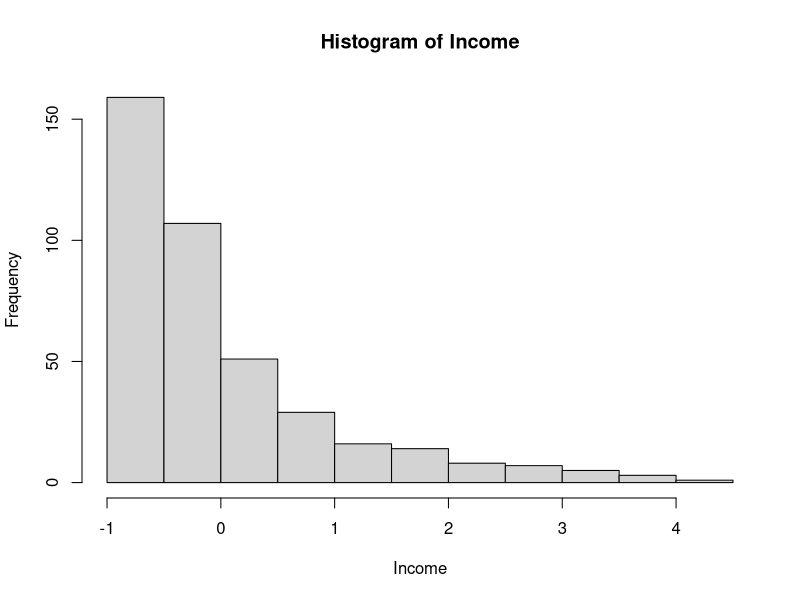
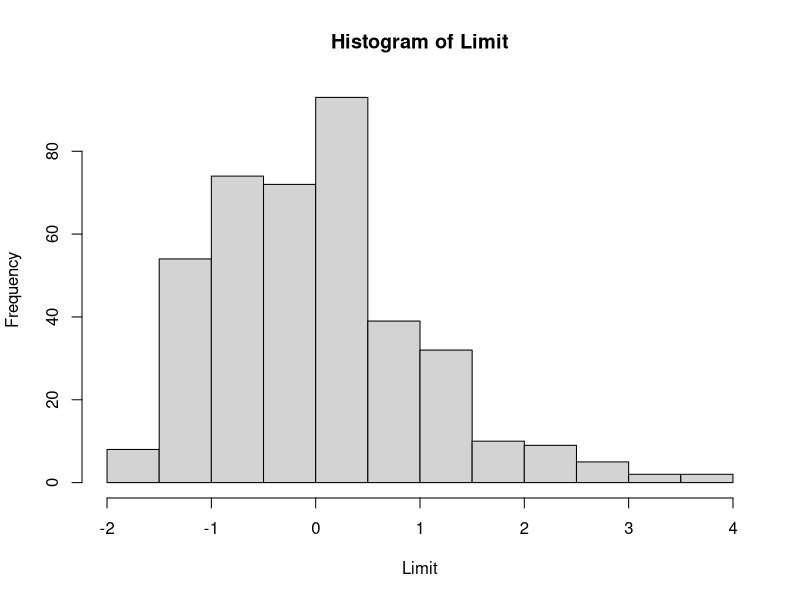
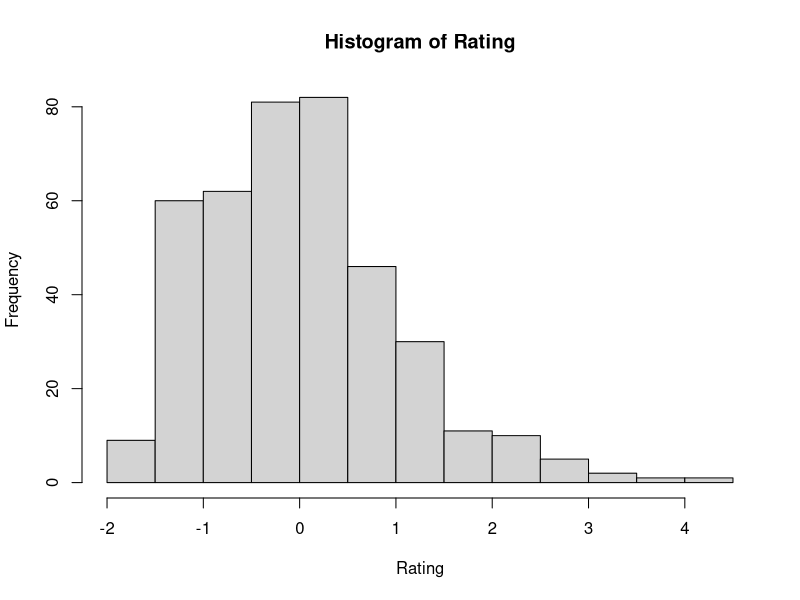
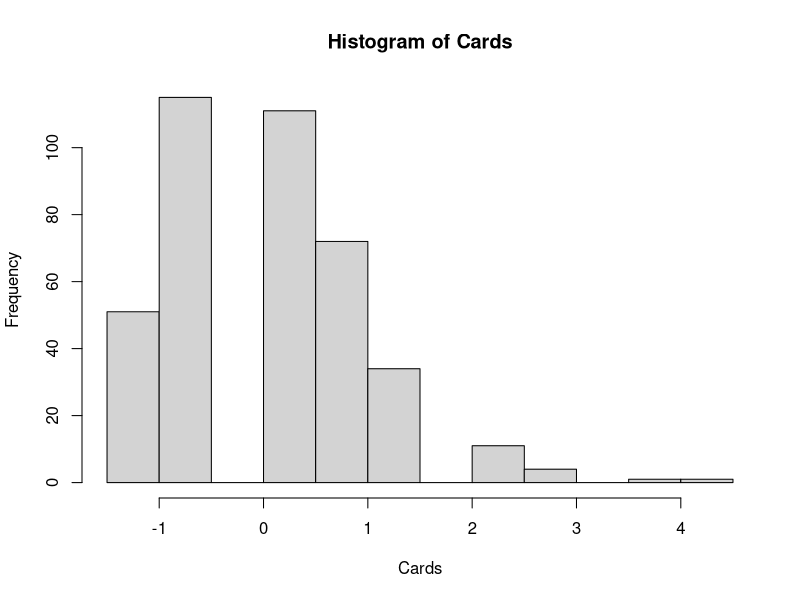
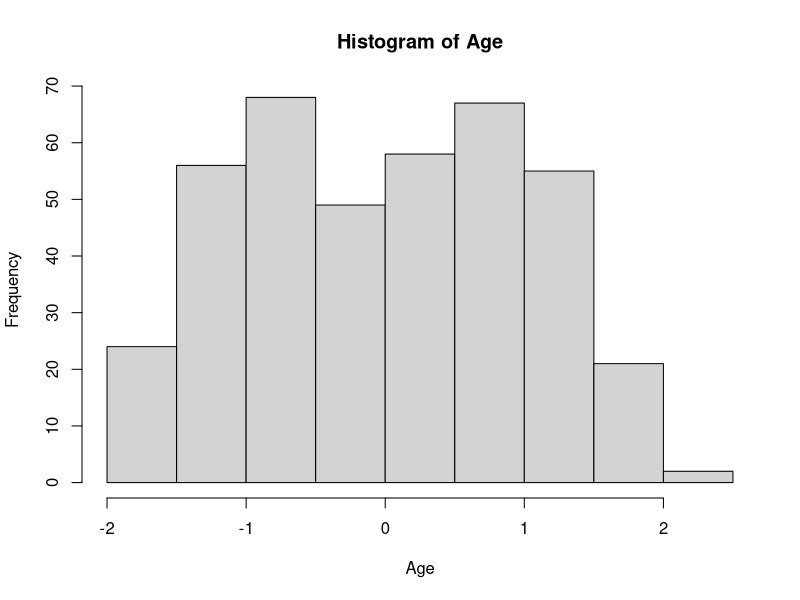
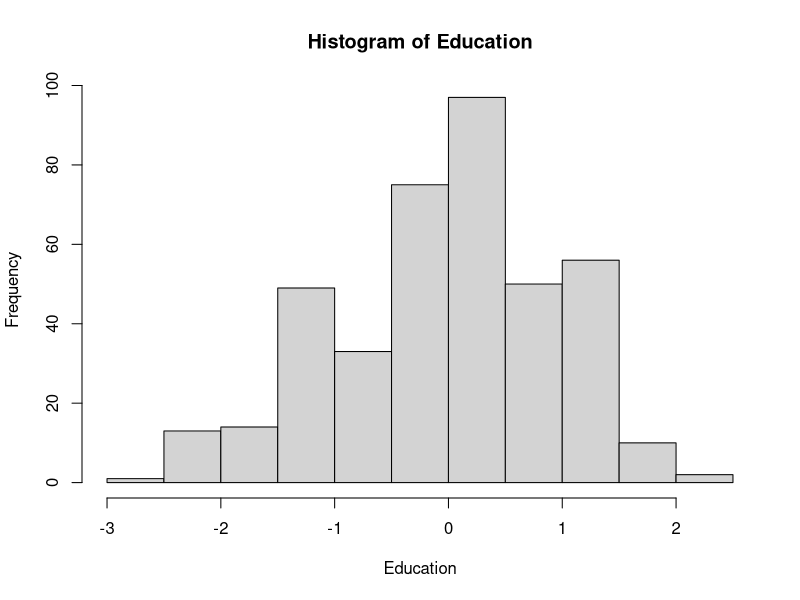
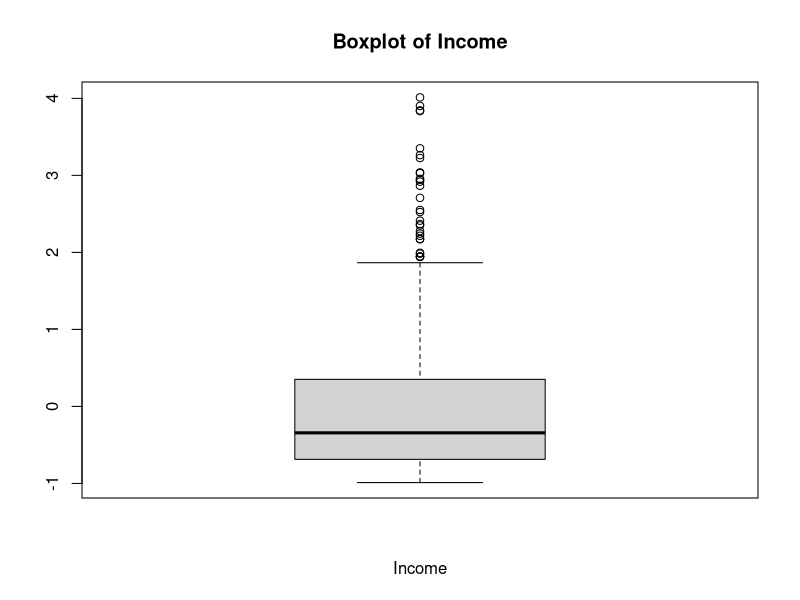
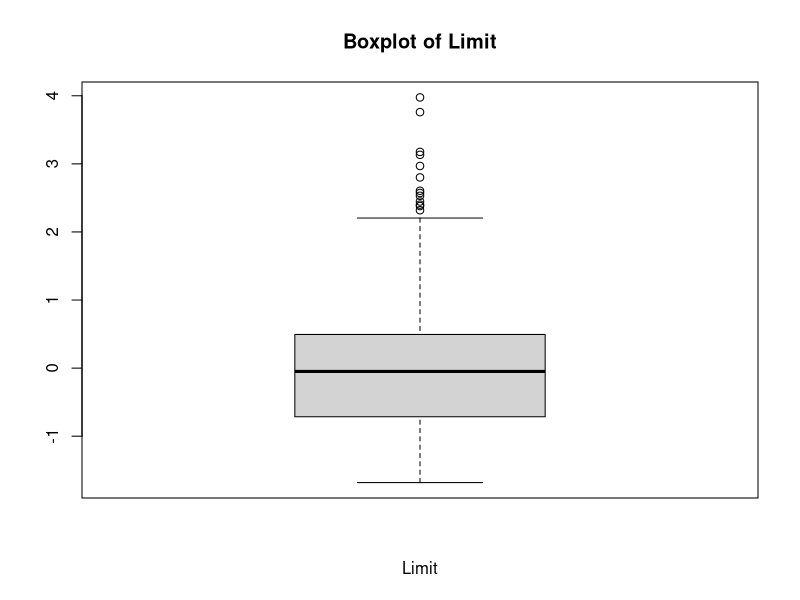

Here is the R script that generated these plots, in order: (Note: this script raises an error after producing the figures.)
credit <- read.csv("../../data/cred_f.csv")
quan_credit <- credit[,2:7]

b <- aov(Balance ~ Income + Limit + Rating + Cards + Age + Education, data = credit)

sums <- c(summary(quan_credit$Income), summary(quan_credit$Limit), summary(quan_credit$Rating), summary(quan_credit$Cards), summary(quan_credit$Age), summary(quan_credit$Education))

sums <- array(sums, dim = c(6,6,1))

labels <- (c("Income", "Limit", "Rating", "Cards", "Age", "Education"))
dimnames(sums)[[2]] <- labels
dimnames(sums)[[1]] <- c("Min", "1st Quantile", "Median", "Mean", "3rd Quantile", "Max")

sds <- c()
for (i in 1:ncol(quan_credit)){
sds[i] <- sd(quan_credit[[i]]) 
}

png(file = "../../images/histogram-income.png")
hist(credit$Income, main = "Histogram of Income", xlab = "Income")
dev.off()

png(file = "../../images/histogram-limit.png")
hist(credit$Limit, main = "Histogram of Limit", xlab = "Limit")
dev.off()

png(file = "../../images/histogram-rating.png")
hist(credit$Rating, main = "Histogram of Rating", xlab = "Rating")
dev.off()

png(file = "../../images/histogram-cards.png")
hist(credit$Cards, main = "Histogram of Cards", xlab = "Cards")
dev.off()

png(file = "../../images/histogram-age.png")
hist(credit$Age, main = "Histogram of Age", xlab = "Age")
dev.off()

png(file = "../../images/histogram-education.png")
hist(credit$Education, main = "Histogram of Education", xlab = "Education")
dev.off()

png(file = "../../images/boxplot-income.png")
boxplot(credit$Income, main = "Boxplot of Income", xlab = "Income")
dev.off()

png(file = "../../images/boxplot-limit.png")
boxplot(credit$Limit, main = "Boxplot of Limit", xlab = "Limit")
dev.off()

png(file = "../../images/boxplot-rating.png")
boxplot(credit$Rating, main = "Boxplot of Rating", xlab = "Rating")
dev.off()

png(file = "../../images/boxplot-cards.png")
boxplot(credit$Cards, main = "Boxplot of Cards", xlab = "Cards")
dev.off()

png(file = "../../images/boxplot-age.png")
boxplot(credit$Age, main = "Boxplot of Age", xlab = "Age")
dev.off()

png(file = "../../images/boxplot-education.png")
boxplot(credit$Education, main = "Boxplot of Education", xlab = "Education")
dev.off()

png(file = "../../images/boxplot-income.png")
boxplot(credit$Income, main = "Boxplot of Income", xlab = "Income")
dev.off()

a <- cor(quan_credit)

qual_credit <- credit[,c(8:11)]

library("plyr")
gender <- count(qual_credit[,1])
gender_freq <- gender$freq / sum(gender$freq)

student <- count(qual_credit[,2])
student_freq <- student$freq / sum(student$freq)
married <- count(qual_credit[,3])
married_freq <- married$freq / sum(married$freq)
race <- count(qual_credit[,4])
race_freq <- race$freq / sum(race$freq)

png("../../images/barplot-gender.png")
barplot(gender_freq, names.arg = c("male", "female"))
dev.off()

png("../../images/barplot-student.png")
barplot(student_freq, names.arg = c("Not Student", "Student"))
dev.off()

png("../../images/barplot-married.png")
barplot(married_freq, names.arg = c("Unmarried", "Married"))
dev.off()

png("../../images/barplot-race.png")
barplot(race_freq, names.arg = c("African-American", "Caucasian", "Asain"))
dev.off()


sink(file = "../../data/eda-output.txt")
sums
a
b
gender_freq
race_freq
student_freq
married_freq
sink()